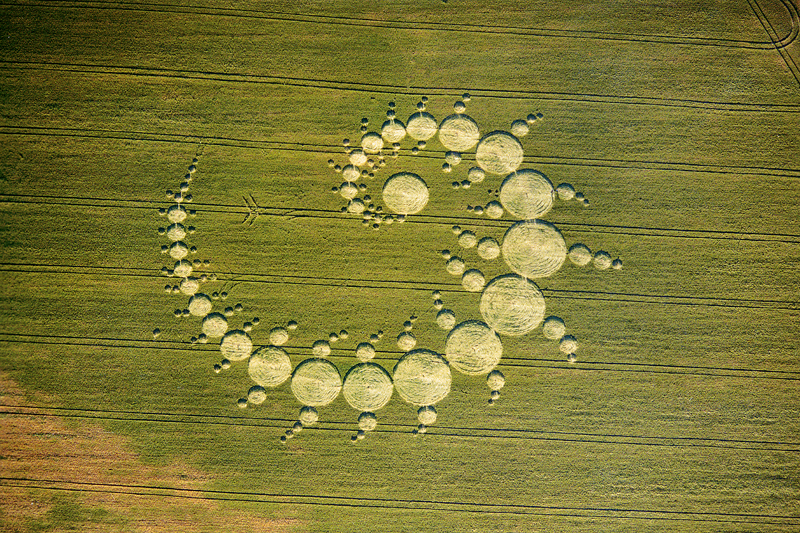
#> input picture data/images/julia_set_1996_tt_oh.jpg, 800 x 533 px, found by its file name
$ python circle_extract.py data/images/julia_set_1996_tt_oh.jpg --out outputs/julia_circles.json
#> lines starting #> are read from the running program, lines starting #| are printed output that depends on the picture; after the words box and inside, x2 and y2 are one past the last pixel; in counts of white or black regions, pixels touching at a corner belong together
#> in extract_from_image, bgr is the input picture: shape (533, 800, 3); mean B, G, R 52.1, 119.4, 124.5
### tools/ccat/preprocess.py
"""Image conditioning BEFORE geometry / fractal / bit reading.

Order: load → (optional) perspective_correct → grayscale → binarize → morph cleanup.
Never run Hough / ratio math on a raw aerial without a mask.

B3 additions (2026-07-25): crop_stubble_mask (excess-green separation of laid vs
standing crop) and a --corners-json CLI hook for perspective_correct. Edmonton
ortho is intentionally left to local (needs hand-picked corner JSON).
"""

from __future__ import annotations

import argparse
import json
from pathlib import Path

import cv2
import numpy as np


def to_grayscale(img: np.ndarray) -> np.ndarray:
    if img.ndim == 2:
        return img
    return cv2.cvtColor(img, cv2.COLOR_BGR2GRAY)
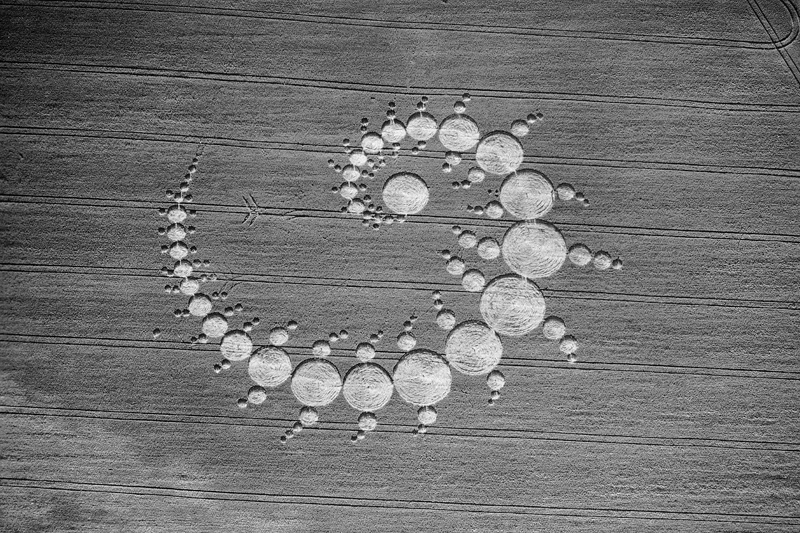
#> returned value: shape (533, 800); min 0, max 254, mean 113.2


def binarize(img: np.ndarray, method: str = "otsu", block_size: int = 51, C: int = 5) -> np.ndarray:
    """Return boolean mask True = flattened / 'ink' (minority class preference)."""
    gray = to_grayscale(img)
    if method == "otsu":
        _, bw = cv2.threshold(gray, 0, 255, cv2.THRESH_BINARY + cv2.THRESH_OTSU)
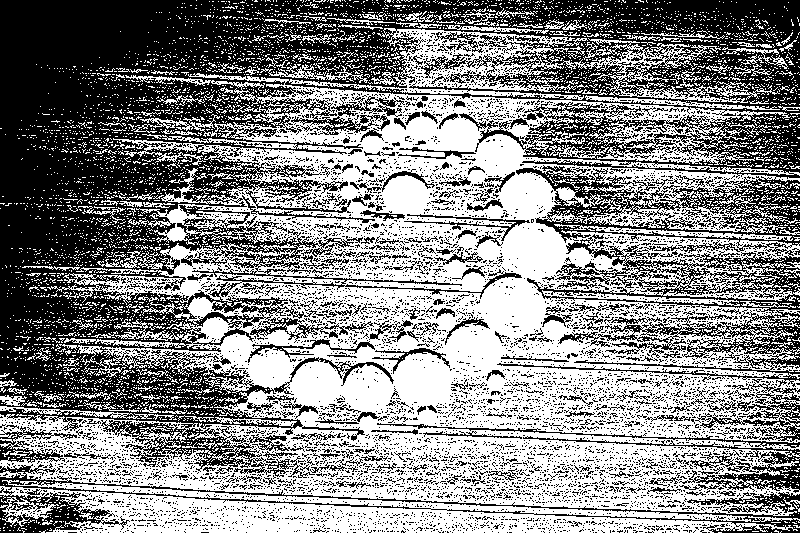
#> bw: shape (533, 800); 52.9% white; 7295 black regions (7049 under 20 px), largest, box (x1, y1, x2, y2) and area: (0, 0, 800, 478) 155093, (0, 464, 800, 533) 4566, (523, 436, 800, 493) 2384
    elif method == "adaptive":
        bw = cv2.adaptiveThreshold(
            gray, 255, cv2.ADAPTIVE_THRESH_GAUSSIAN_C, cv2.THRESH_BINARY, block_size | 1, C
        )
    else:
        raise ValueError(f"unknown method: {method}")

    fg = bw > 0
    # Prefer minority as feature (works for light stubble on dark crop and reverse)
    if fg.mean() > 0.5:
        fg = ~fg
    return fg


def morphological_cleanup(mask: np.ndarray, open_px: int = 2, close_px: int = 2) -> np.ndarray:
#> called with open_px = 1, close_px = 1
    out = mask.astype(np.uint8) * 255
    if open_px > 0:
        k = cv2.getStructuringElement(cv2.MORPH_ELLIPSE, (open_px * 2 + 1, open_px * 2 + 1))
        out = cv2.morphologyEx(out, cv2.MORPH_OPEN, k)
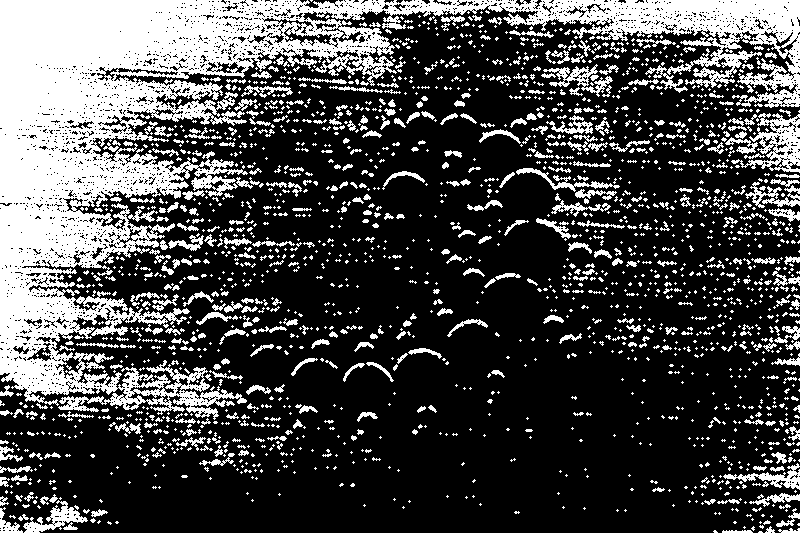
#> out: shape (533, 800); 28.2% white; 2032 white regions (1535 under 20 px), largest, box (x1, y1, x2, y2) and area: (0, 0, 800, 420) 78066, (731, 113, 800, 173) 1672, (23, 500, 88, 533) 765
    if close_px > 0:
        k = cv2.getStructuringElement(cv2.MORPH_ELLIPSE, (close_px * 2 + 1, close_px * 2 + 1))
        out = cv2.morphologyEx(out, cv2.MORPH_CLOSE, k)
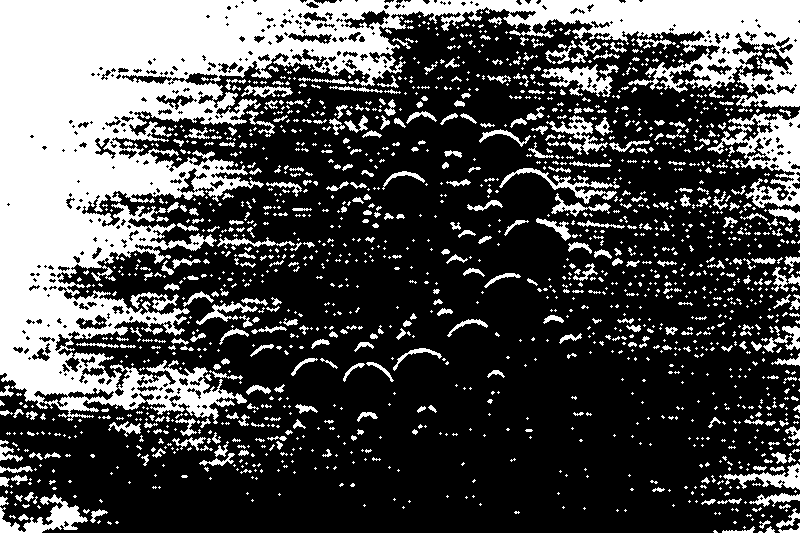
#> out: shape (533, 800); 30.8% white; 1598 white regions (1197 under 20 px), largest, box (x1, y1, x2, y2) and area: (0, 0, 800, 424) 90210, (707, 110, 800, 208) 3597, (0, 494, 88, 533) 1299
    return out > 0
#> returned value: shape (533, 800) bool; 30.8% white; 1598 white regions (1197 under 20 px)


# [92 lines left out: functions crop_stubble_mask, perspective_correct, load_corners_json, pipeline, main, not called in this run]


# [2 lines that do not run on import are left out]

### tools/ccat/circle_extract.py
"""B4 — mask-first circle extraction that survives wheat texture.

Running Hough on a raw grayscale aerial explodes into thousands of spurious
circles (the Kimi demo hit 2064). Instead we go mask-first:

    binarize -> (light) morphological cleanup -> connected contours ->
    keep blobs that are round enough + big enough -> cv2.minEnclosingCircle.

This counts *distinct flattened blobs*, which is what a circle formation actually
is. Validated on a synthetic logarithmic spiral of non-overlapping shrinking
circles (the shape the 1996 "Julia Set" really is): recovers N within +/-10%.

Feeds radii into forensics.encoding.is_true_julia_set / info_theory.

CLI:  python tools/ccat/circle_extract.py data/images/julia_set_1996_tt_oh.jpg --out outputs/julia_circles.json
"""
from __future__ import annotations

import argparse
import json
import math
import os
import sys
from pathlib import Path

import cv2
import numpy as np

sys.path.insert(0, os.path.dirname(os.path.abspath(__file__)))
try:
    from preprocess import binarize, morphological_cleanup  # noqa: E402
except Exception:  # keep import cheap if preprocess/cv2 unavailable at import time
    binarize = None
    morphological_cleanup = None


def extract_circles(mask, min_area: float = 12.0, min_circularity: float = 0.60,
                    min_radius: float = 2.0):
    """Extract circle-like blobs from a boolean mask (True = flattened crop).

    Returns a list of {x, y, r, area, circularity} sorted largest-first.
    circularity = 4*pi*area / perimeter^2  (1.0 = perfect circle).
    """
#> called with min_area = 12, min_circularity = 0.6, min_radius = 2
    m = (np.asarray(mask, dtype=np.uint8) * 255)
    cnts, _ = cv2.findContours(m, cv2.RETR_EXTERNAL, cv2.CHAIN_APPROX_SIMPLE)
#> cnts = 1593 contours, 1339 with area under 20; largest, box (x1, y1, x2, y2) and area: (0, 0, 800, 424) 95481, (707, 110, 800, 208) 3898, (0, 494, 88, 533) 1134, (541, 64, 619, 97) 1022, (499, 168, 620, 204) 698
    out = []
    for c in cnts:
        area = cv2.contourArea(c)
        if area < min_area:
            continue
        per = cv2.arcLength(c, True)
        if per <= 0:
            continue
        circ = 4.0 * math.pi * area / (per * per)
        (x, y), r = cv2.minEnclosingCircle(c)
        if r < min_radius or circ < min_circularity:
            continue
        out.append({"x": float(x), "y": float(y), "r": float(r),
                    "area": float(area), "circularity": round(float(circ), 3)})
#> this loop made 1593 passes
#> (area, per, circ, x, y, r) on passes 3, 4, 6: (28, 29.8, 0.396, 769.5, 530.7, 4.69), (56, 77.94, 0.116, 738, 529.5, 16.19), (55, 62.63, 0.176, 788.8, 527.5, 11.12)
#> after the loop, out = 37 items
    out.sort(key=lambda d: d["r"], reverse=True)
    return out


def extract_from_image(path, method: str = "otsu", open_px: int = 1, close_px: int = 1,
                       **kw):
    if binarize is None:
        raise RuntimeError("preprocess/cv2 unavailable")
    bgr = cv2.imread(str(path), cv2.IMREAD_COLOR)
    if bgr is None:
        raise SystemExit(f"cannot read {path}")
    mask = morphological_cleanup(binarize(bgr, method=method), open_px, close_px)
    circles = extract_circles(mask, **kw)
#> circles = 37 items
    return circles, mask


def synthetic_log_spiral(target: int = 150, size: int = 2400, a: float = 6.0,
                         b: float = 0.11, r_start: float = 28.0, r_shrink: float = 0.988,
                         gap: float = 3.0):
    """Draw up to `target` NON-overlapping shrinking circles along a log spiral.

    Returns (bool_mask, placed_count). placed_count is the ground truth to test
    the extractor against (some circles may not fit -> placed < target).
    """
    img = np.zeros((size, size), np.uint8)
    cx, cy = size / 2.0, size / 2.0
    placed = []
    theta = 0.6
    r = r_start
    guard = 0
    while len(placed) < target and guard < 400000:
        guard += 1
        rc = a * math.exp(b * theta)
        x = cx + rc * math.cos(theta)
        y = cy + rc * math.sin(theta)
        rr = max(2.0, r)
        theta += 0.05
        if x - rr < 1 or y - rr < 1 or x + rr >= size - 1 or y + rr >= size - 1:
            if rc > size:
                break
            continue
        if all(math.hypot(x - px, y - py) >= (rr + pr + gap) for px, py, pr in placed):
            cv2.circle(img, (int(round(x)), int(round(y))), int(round(rr)), 255, -1)
            placed.append((x, y, rr))
            r *= r_shrink
    return img > 0, len(placed)


def main() -> None:
    ap = argparse.ArgumentParser(description="Mask-first circle extraction")
    ap.add_argument("image", nargs="?", help="image path; omit to run the synthetic self-check")
    ap.add_argument("--method", choices=["otsu", "adaptive"], default="otsu")
    ap.add_argument("--min-circularity", type=float, default=0.60)
    ap.add_argument("--min-radius", type=float, default=2.0)
    ap.add_argument("--out", type=Path, default=None)
    args = ap.parse_args()

    if args.image is None:
        mask, placed = synthetic_log_spiral()
        circ = extract_circles(mask)
        print(f"synthetic log-spiral: placed={placed} recovered={len(circ)} "
              f"err={abs(len(circ) - placed) / placed:.1%}")
        return

    circles, _ = extract_from_image(args.image, method=args.method,
                                    min_circularity=args.min_circularity,
                                    min_radius=args.min_radius)
#> circles = 37 items
    result = {
        "path": str(args.image),
        "n_circles": len(circles),
        "radii_px": [round(c["r"], 2) for c in circles],
        "circles": circles,
        "note": "Mask-first blob count (distinct flattened regions), not raw Hough votes.",
    }
    text = json.dumps(result, indent=2)
    print(f"{args.image}: {len(circles)} circles")
#| data/images/julia_set_1996_tt_oh.jpg: 37 circles
    if args.out:
        args.out.parent.mkdir(parents=True, exist_ok=True)
        args.out.write_text(text)
        print(f"wrote {args.out}")


if __name__ == "__main__":
    main()
